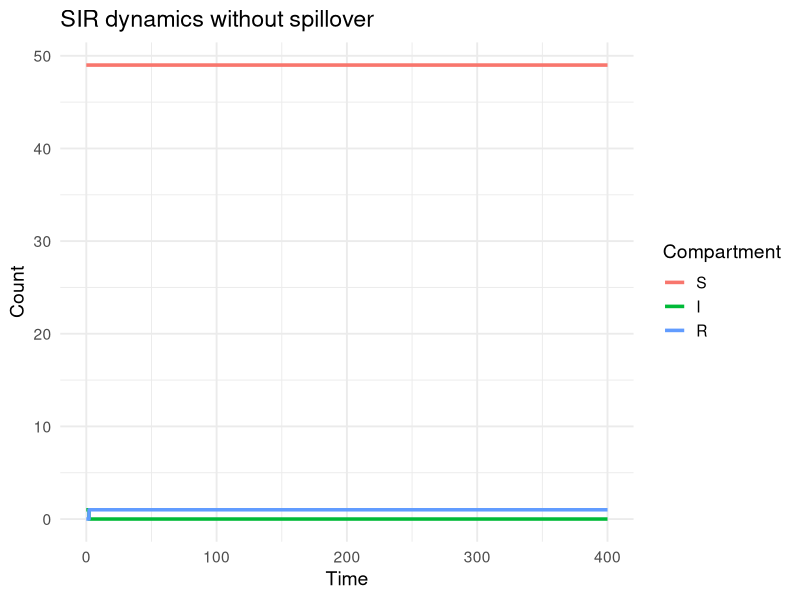

Write the R code that produced this figure. (Note: this script raises an error after producing the figure.)

## Stochastic SIR simulation with spillover introductions
## Clinic on the Meaningful Modeling of Epidemiological Data
## International Clinics on Infectious Disease Dynamics and Data (ICI3D) Program
#
## Rebecca Borchering 2015 & 2018
## Reshma Kassanjee 2025
## Some Rights Reserved
## CC BY-NC 3.0 (http://creativecommons.org/licenses/by-nc/3.0/)

# In this tutorial you will use a Gillespie algorithm 
# implementation of an SIR model to explore the impact of
# introducing spillover infection events. 

# You will be asked to extend code - though we provide example
# solutions, we encourage you take the time to first try!  

library(tidyverse)

## PART 1: SIR 
## --------------------------------------------------------------------

# Context: We begin with a closed population of animals, with infection
# modelled to spread as per a stochastic SIR model. 

# Take some time to understand the implementation below. 

# Compartments:
# (S,I,R) = (susceptible, infectious, removed)

# Transitions:
# Event                           Change        	  	Rate
# Infection (S)                   (S,I,R)->(S-1,I+1,R)        	beta*I*S/N
# Recovery/Removal (I)            (S,I,R)->(S,I-1,R+1)         	gamma*I

## Function to step forward in time to next event and update states:

event_sir <- function(time, S, I, R, params, t_end, count.inf) {
  with(as.list(params), {
    N <- S+I+R
    
    rates <- c(
      infect = beta * I * S / N,
      recover = gamma * I
    )
    
    total_rate <- sum(rates)
    
    if (total_rate == 0) {
      
      event_time <- t_end
      
    } else {
      
      event_time <- time + rexp(1, total_rate)
      event_type <- sample(c("Infect", "Recover"), 1, prob = rates / total_rate)
      
      switch(event_type,
             "Infect" = {
               S <- S - 1
               I <- I + 1
               count.inf = count.inf+1
             },
             "Recover" = {
               I <- I - 1
               R <- R + 1
             })
    }
    
    return(data.frame(time = event_time, S = S, I = I, R = R, count.inf = count.inf))
  })
}

## Function to simulate states from time 0 to t_end:

simulate_sir <- function(t_end, y, params) {
  with(as.list(y), {
    
    count.inf <-  I
    ts <- data.frame(time = 0, S = S, I = I, R = R, count.inf = I)
    next_event <- ts
    
    while (next_event$time < t_end) {
      next_event <- event_sir(next_event$time, next_event$S, next_event$I, next_event$R, params, t_end, count.inf)
      ts <- rbind(ts, next_event)
    }
    
    return(ts)
  })
}

## Run the model for specified inputs:

pop <- 50                                 	# population size
params <- c(beta = 0.3, gamma = 0.1)    	# parameter values
final_time <- 400                       	# end time
y0 <- c(S = pop - 1, I = 1, R = 0)        	# initial state

ts1 <- simulate_sir(final_time, y0, params)

## And plot:

ts1_long <- (ts1 
             |> pivot_longer(cols = c(S, I, R), names_to = "Compartment", values_to = "count")
             |> mutate(Compartment = factor(Compartment, levels = c('S','I','R')))
)

ggplot(ts1_long, aes(x = time, y = count, color = Compartment)) +
  geom_step(linewidth = 1.2) +
  labs(title = "SIR dynamics without spillover", y = "Count", x = "Time") +
  theme_minimal(base_size = 14)

# Generate the data and produce the plot multiple times, by running the relevant
# lines above. What do you see?

## PART 2: SIR with spillover
## --------------------------------------------------------------------

# We now introduce the possibility of infections occurring in the
# population due to other exposures - for example, due to infected animals
# in some other maintenance population briefly entering the territory. 

# TASK 1: Make a copy of all the code presented for part 1 and modify it to 
# introduce spillover events - 
# make functions event_sirspill and simulate_sirspill.
# More specifically, assume that, in addition to the transmission already 
# occurring, there is an additional rate of infection of susceptibles of 
# lambda*S/N (total rate). Here lambda is the rate at which, for example,
# animals from outside of the population manage to make contact 
# with animals in our population of interest. 

# When you are ready, scroll down to the bottom of the tutorial to find an
# example solution, and then move onto the next parts of the tutorial using it.

# Here are some hints if needed: 
#   Update the list of '## Transitions'
#   In the function event_sirspill, include a third event type 'Spillover'
#   Also try to include a counter for spillovers (count.spillovers) - 
#     this may prove handy if you get time to explore. 
#   To run the model, think about whether any of the inputs needs to change.


## PART 3: Explore patterns
## --------------------------------------------------------------------

# Let's compare outputs for different parameter values. .

# To make this easier, let's write a function that plots I over time,
#   showing several different possible trajectories, for a set of input 
#   parameter values

plot_sirspill <- function(nTraj = 16, params, final_time, y0){
  
  ts_collect <- list()
  for (ii in 1:nTraj){
    ts_collect[[ii]] <- simulate_sirspill(final_time, y0, params)
  }
  
  ts_collect_df <- (bind_rows(ts_collect, .id = "Simulation")
                    |> mutate(Simulation = factor(Simulation, levels = 1:nTraj))
  )
  
  gg <- ggplot(ts_collect_df, aes(x = time, y = I)) +
    geom_step(linewidth = 1.2) +
    facet_wrap(~Simulation) +
    labs(title = "I over time", y = "Count", x = "Time") +
    scale_x_continuous(breaks = NULL) +
    coord_cartesian(xlim=c(0, final_time)) +
    theme_minimal(base_size = 14)

  print(gg)
}

# We can now easily now easily plot trajectories - here we plot 
# 16 trajectories for a set of inputs

plot_sirspill(nTraj=16
	, params=c(beta = 0.3, gamma = 0.1,lambda = 0.01)
	, final_time=400
	, y0 = c(S = pop - 1, I = 1, R = 0)
)

# TASK 2: 
# Use the function plot_sirspill to compare outputs for different parameter
# values (specified below) and think about the patterns you see. Also think 
# about how the  patterns you see relate to R0 = beta/gamma, and, later in
# time, Reff = R0*S/N
# Pay attention to the scale of y-axis.

# Don't forget to erase your graphs every now and then using graphics.off().

# (1) 1 infected animal to begin, with different beta and gamma values
# c(beta = 0.3, gamma = 0.1,lambda = 0.01), 400, c(S = pop - 1, I = 1, R = 0))
# versus 
# c(beta = 0.2, gamma = 0.2,lambda = 0.01), 400, c(S = pop - 1, I = 1, R = 0))

# (2) as for (1) but with 0 infected animals to begin
# c(beta = 0.3, gamma = 0.1,lambda = 0.01), 400, c(S = pop, I = 0, R = 0))
# versus 
# c(beta = 0.2, gamma = 0.2,lambda = 0.01), 400, c(S = pop, I = 0, R = 0))

# (3) as for (1) but with a higher spillover rate
# c(beta = 0.3, gamma = 0.1,lambda = 0.04), 400, c(S = pop-1, I = 1, R = 0))
# versus 
# c(beta = 0.2, gamma = 0.2,lambda = 0.04), 400, c(S = pop-1, I = 1, R = 0))

# Lastly, would we have been able to study these patterns using 
# a deterministic model? If you have time, refer back to previous labs, 
# and try fit and plot a corresponding deterministic model. 

## PART 2: Solution 
## --------------------------------------------------------------------

## Our version of the functions for part 2 can be found in
## ICI3D_Ex1_StochasticSpillover_functions.R in the tutorials repo: 
## https://raw.githubusercontent.com/ICI3D/RTutorials/refs/heads/master/ICI3D_Ex1_StochasticSpillover_functions.R

# Compartments:
# (S,I,R) = (susceptible, infectious, removed)

# Transitions:
# Event                           Change        		 Rate
# Spillover (S)			  (S,I,R)->(S-1,I+1,R)		 lambda*S/N
# Infection (S)                   (S,I,R)->(S-1,I+1,R)           beta*I*S/N
# Recovery/Removal (I)            (S,I,R)->(S,I-1,R+1)           gamma*I


## Run the model for specified inputs:

params <- c(beta = 0.3, gamma = 0.1
            , lambda = 0.02)            	# parameter values
final_time <- 400                       	# end time
y0 <- c(S = pop - 1, I = 1, R = 0)        	# initial state

ts1 <- simulate_sirspill(final_time, y0, params)

## And plot:

ts1_long <- (ts1 
             |> pivot_longer(cols = c(S, I, R), names_to = "Compartment", values_to = "count")
             |> mutate(Compartment = factor(Compartment, levels = c('S','I','R')))
)

ggplot(ts1_long, aes(x = time, y = count, color = Compartment)) +
  geom_step(linewidth = 1.2) +
  labs(title = "SIR dynamics with spillover", y = "Count", x = "Time") +
  theme_minimal(base_size = 14)

